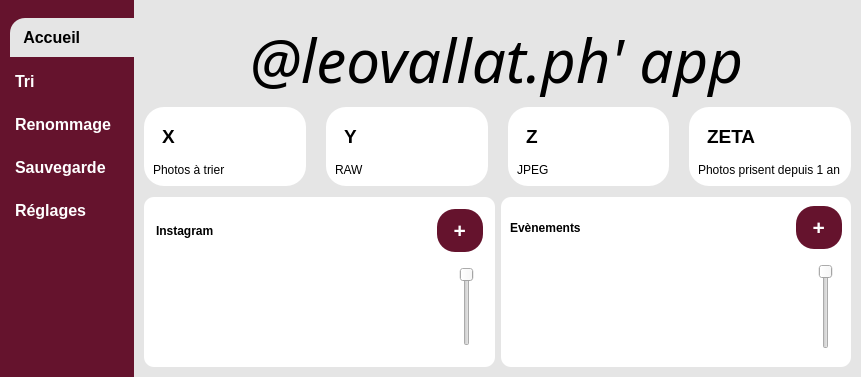
<?xml version="1.0" encoding="UTF-8"?>
<ui version="4.0">
 <class>MainWindow</class>
 <widget class="QMainWindow" name="MainWindow">
  <property name="geometry">
   <rect>
    <x>0</x>
    <y>0</y>
    <width>861</width>
    <height>377</height>
   </rect>
  </property>
  <property name="sizePolicy">
   <sizepolicy hsizetype="Preferred" vsizetype="Preferred">
    <horstretch>0</horstretch>
    <verstretch>0</verstretch>
   </sizepolicy>
  </property>
  <property name="windowTitle">
   <string>MainWindow</string>
  </property>
  <widget class="QWidget" name="widgetCentral">
   <property name="styleSheet">
    <string notr="true">*{
	color:#000;
	border:none;
}
QPushButton{
	padding: 9px 5px;
	text-align: left;
}
#menuGauche{
	background-color: #65132d;
}
#accueilBtn{
	background-color:#e5e5e5;
	padding: 10px 5px;
	text-align: left;
	border-top-left-radius: 15px;
}
#reglagesBtn, #renommageBtn, #sauvegardeBtn, #triBtn{
	color: #ffffff;
}
#partiePrincipale{
	background-color: #e5e5e5;
}
#carte1, #carte2, #carte3, #carte4{
	background-color:#ffffff;
	border-radius:20px;
}
#widgetInstagram, #widgetEvenement{
	background-color:#ffffff;
	border-radius:10px;
}
#ajouterInstaBtn, #ajouterEventBtn{
	color: #ffffff;	
	background-color: #65132d;
	border-radius: 18px;
}
#ajouterInstaBtn:pressed, #ajouterEventBtn:pressed{
	background-color: #ffffff;
	color: black;
}</string>
   </property>
   <layout class="QHBoxLayout" name="horizontalLayout">
    <property name="spacing">
     <number>0</number>
    </property>
    <property name="leftMargin">
     <number>0</number>
    </property>
    <property name="topMargin">
     <number>0</number>
    </property>
    <property name="rightMargin">
     <number>0</number>
    </property>
    <property name="bottomMargin">
     <number>0</number>
    </property>
    <item>
     <widget class="QWidget" name="menuGauche" native="true">
      <property name="sizePolicy">
       <sizepolicy hsizetype="Fixed" vsizetype="Preferred">
        <horstretch>0</horstretch>
        <verstretch>0</verstretch>
       </sizepolicy>
      </property>
      <property name="styleSheet">
       <string notr="true"/>
      </property>
      <layout class="QHBoxLayout" name="horizontalLayout_4">
       <property name="leftMargin">
        <number>10</number>
       </property>
       <property name="topMargin">
        <number>18</number>
       </property>
       <property name="rightMargin">
        <number>0</number>
       </property>
       <property name="bottomMargin">
        <number>0</number>
       </property>
       <item alignment="Qt::AlignTop">
        <widget class="QFrame" name="frameMenu">
         <property name="sizePolicy">
          <sizepolicy hsizetype="Preferred" vsizetype="Preferred">
           <horstretch>0</horstretch>
           <verstretch>0</verstretch>
          </sizepolicy>
         </property>
         <property name="frameShape">
          <enum>QFrame::StyledPanel</enum>
         </property>
         <property name="frameShadow">
          <enum>QFrame::Raised</enum>
         </property>
         <layout class="QVBoxLayout" name="verticalLayout_11">
          <property name="spacing">
           <number>-1</number>
          </property>
          <property name="leftMargin">
           <number>0</number>
          </property>
          <property name="topMargin">
           <number>0</number>
          </property>
          <property name="rightMargin">
           <number>0</number>
          </property>
          <property name="bottomMargin">
           <number>0</number>
          </property>
          <item>
           <widget class="QPushButton" name="accueilBtn">
            <property name="font">
             <font>
              <pointsize>12</pointsize>
              <weight>75</weight>
              <bold>true</bold>
             </font>
            </property>
            <property name="text">
             <string>  Accueil</string>
            </property>
            <property name="iconSize">
             <size>
              <width>20</width>
              <height>20</height>
             </size>
            </property>
           </widget>
          </item>
          <item>
           <widget class="QPushButton" name="triBtn">
            <property name="font">
             <font>
              <pointsize>12</pointsize>
              <weight>75</weight>
              <bold>true</bold>
             </font>
            </property>
            <property name="text">
             <string>Tri</string>
            </property>
           </widget>
          </item>
          <item>
           <widget class="QPushButton" name="renommageBtn">
            <property name="font">
             <font>
              <pointsize>12</pointsize>
              <weight>75</weight>
              <bold>true</bold>
             </font>
            </property>
            <property name="text">
             <string>Renommage    </string>
            </property>
           </widget>
          </item>
          <item>
           <widget class="QPushButton" name="sauvegardeBtn">
            <property name="font">
             <font>
              <pointsize>12</pointsize>
              <weight>75</weight>
              <bold>true</bold>
             </font>
            </property>
            <property name="text">
             <string>Sauvegarde</string>
            </property>
           </widget>
          </item>
          <item>
           <widget class="QPushButton" name="reglagesBtn">
            <property name="sizePolicy">
             <sizepolicy hsizetype="Minimum" vsizetype="Preferred">
              <horstretch>0</horstretch>
              <verstretch>0</verstretch>
             </sizepolicy>
            </property>
            <property name="font">
             <font>
              <pointsize>12</pointsize>
              <weight>75</weight>
              <bold>true</bold>
             </font>
            </property>
            <property name="text">
             <string>Réglages</string>
            </property>
           </widget>
          </item>
         </layout>
        </widget>
       </item>
      </layout>
     </widget>
    </item>
    <item>
     <widget class="QWidget" name="partiePrincipale" native="true">
      <layout class="QVBoxLayout" name="verticalLayout">
       <property name="leftMargin">
        <number>10</number>
       </property>
       <property name="topMargin">
        <number>0</number>
       </property>
       <property name="rightMargin">
        <number>10</number>
       </property>
       <property name="bottomMargin">
        <number>0</number>
       </property>
       <item alignment="Qt::AlignTop">
        <widget class="QWidget" name="frameEnTete" native="true">
         <layout class="QHBoxLayout" name="horizontalLayout_2">
          <property name="leftMargin">
           <number>0</number>
          </property>
          <property name="topMargin">
           <number>18</number>
          </property>
          <property name="rightMargin">
           <number>0</number>
          </property>
          <property name="bottomMargin">
           <number>0</number>
          </property>
          <item alignment="Qt::AlignHCenter">
           <widget class="QLabel" name="labelEnTete">
            <property name="sizePolicy">
             <sizepolicy hsizetype="Preferred" vsizetype="Preferred">
              <horstretch>0</horstretch>
              <verstretch>0</verstretch>
             </sizepolicy>
            </property>
            <property name="font">
             <font>
              <family>Savoye LET</family>
              <pointsize>45</pointsize>
              <weight>50</weight>
              <italic>true</italic>
              <bold>false</bold>
             </font>
            </property>
            <property name="text">
             <string>@leovallat.ph' app</string>
            </property>
            <property name="textFormat">
             <enum>Qt::AutoText</enum>
            </property>
            <property name="scaledContents">
             <bool>false</bool>
            </property>
           </widget>
          </item>
         </layout>
        </widget>
       </item>
       <item>
        <widget class="QWidget" name="frameCartes" native="true">
         <layout class="QHBoxLayout" name="horizontalLayout_7">
          <property name="spacing">
           <number>20</number>
          </property>
          <property name="leftMargin">
           <number>0</number>
          </property>
          <property name="topMargin">
           <number>0</number>
          </property>
          <property name="rightMargin">
           <number>0</number>
          </property>
          <property name="bottomMargin">
           <number>5</number>
          </property>
          <item>
           <widget class="QFrame" name="carte1">
            <property name="minimumSize">
             <size>
              <width>160</width>
              <height>0</height>
             </size>
            </property>
            <property name="frameShape">
             <enum>QFrame::StyledPanel</enum>
            </property>
            <property name="frameShadow">
             <enum>QFrame::Raised</enum>
            </property>
            <layout class="QVBoxLayout" name="verticalLayout_2">
             <item alignment="Qt::AlignTop">
              <widget class="QFrame" name="frameCarte1">
               <property name="frameShape">
                <enum>QFrame::StyledPanel</enum>
               </property>
               <property name="frameShadow">
                <enum>QFrame::Raised</enum>
               </property>
               <layout class="QHBoxLayout" name="horizontalLayout_8">
                <item>
                 <widget class="QLabel" name="labelDisplayCarte1">
                  <property name="font">
                   <font>
                    <pointsize>14</pointsize>
                    <weight>75</weight>
                    <bold>true</bold>
                   </font>
                  </property>
                  <property name="text">
                   <string>X</string>
                  </property>
                 </widget>
                </item>
               </layout>
              </widget>
             </item>
             <item alignment="Qt::AlignTop">
              <widget class="QLabel" name="labelCarte1">
               <property name="text">
                <string>Photos à trier</string>
               </property>
              </widget>
             </item>
            </layout>
           </widget>
          </item>
          <item>
           <widget class="QFrame" name="carte2">
            <property name="minimumSize">
             <size>
              <width>160</width>
              <height>0</height>
             </size>
            </property>
            <property name="frameShape">
             <enum>QFrame::StyledPanel</enum>
            </property>
            <property name="frameShadow">
             <enum>QFrame::Raised</enum>
            </property>
            <layout class="QVBoxLayout" name="verticalLayout_3">
             <item alignment="Qt::AlignTop">
              <widget class="QFrame" name="frameCarte2">
               <property name="frameShape">
                <enum>QFrame::StyledPanel</enum>
               </property>
               <property name="frameShadow">
                <enum>QFrame::Raised</enum>
               </property>
               <layout class="QHBoxLayout" name="horizontalLayout_9">
                <item>
                 <widget class="QLabel" name="labelDisplayCarte2">
                  <property name="font">
                   <font>
                    <pointsize>14</pointsize>
                    <weight>75</weight>
                    <bold>true</bold>
                   </font>
                  </property>
                  <property name="text">
                   <string>Y</string>
                  </property>
                 </widget>
                </item>
               </layout>
              </widget>
             </item>
             <item alignment="Qt::AlignTop">
              <widget class="QLabel" name="labelCarte2">
               <property name="text">
                <string>RAW</string>
               </property>
              </widget>
             </item>
            </layout>
           </widget>
          </item>
          <item>
           <widget class="QFrame" name="carte3">
            <property name="minimumSize">
             <size>
              <width>160</width>
              <height>0</height>
             </size>
            </property>
            <property name="frameShape">
             <enum>QFrame::StyledPanel</enum>
            </property>
            <property name="frameShadow">
             <enum>QFrame::Raised</enum>
            </property>
            <layout class="QVBoxLayout" name="verticalLayout_4">
             <item alignment="Qt::AlignTop">
              <widget class="QFrame" name="frameCarte3">
               <property name="frameShape">
                <enum>QFrame::StyledPanel</enum>
               </property>
               <property name="frameShadow">
                <enum>QFrame::Raised</enum>
               </property>
               <layout class="QHBoxLayout" name="horizontalLayout_10">
                <item>
                 <widget class="QLabel" name="labelDisplayCarte3">
                  <property name="font">
                   <font>
                    <pointsize>14</pointsize>
                    <weight>75</weight>
                    <bold>true</bold>
                   </font>
                  </property>
                  <property name="text">
                   <string>Z</string>
                  </property>
                 </widget>
                </item>
               </layout>
              </widget>
             </item>
             <item alignment="Qt::AlignTop">
              <widget class="QLabel" name="labelCarte3">
               <property name="text">
                <string>JPEG</string>
               </property>
              </widget>
             </item>
            </layout>
           </widget>
          </item>
          <item>
           <widget class="QFrame" name="carte4">
            <property name="minimumSize">
             <size>
              <width>160</width>
              <height>0</height>
             </size>
            </property>
            <property name="frameShape">
             <enum>QFrame::StyledPanel</enum>
            </property>
            <property name="frameShadow">
             <enum>QFrame::Raised</enum>
            </property>
            <layout class="QVBoxLayout" name="verticalLayout_5">
             <item alignment="Qt::AlignTop">
              <widget class="QFrame" name="frameCarte4">
               <property name="frameShape">
                <enum>QFrame::StyledPanel</enum>
               </property>
               <property name="frameShadow">
                <enum>QFrame::Raised</enum>
               </property>
               <layout class="QHBoxLayout" name="horizontalLayout_11">
                <item>
                 <widget class="QLabel" name="labelDisplayCarte4">
                  <property name="font">
                   <font>
                    <pointsize>14</pointsize>
                    <weight>75</weight>
                    <bold>true</bold>
                   </font>
                  </property>
                  <property name="text">
                   <string>ZETA</string>
                  </property>
                 </widget>
                </item>
               </layout>
              </widget>
             </item>
             <item alignment="Qt::AlignTop">
              <widget class="QLabel" name="labelCarte4">
               <property name="text">
                <string>Photos prisent depuis 1 an</string>
               </property>
              </widget>
             </item>
            </layout>
           </widget>
          </item>
         </layout>
        </widget>
       </item>
       <item>
        <widget class="QWidget" name="framePrincipale" native="true">
         <property name="sizePolicy">
          <sizepolicy hsizetype="Preferred" vsizetype="Expanding">
           <horstretch>0</horstretch>
           <verstretch>0</verstretch>
          </sizepolicy>
         </property>
         <layout class="QHBoxLayout" name="horizontalLayout_12">
          <property name="leftMargin">
           <number>0</number>
          </property>
          <property name="topMargin">
           <number>0</number>
          </property>
          <property name="rightMargin">
           <number>0</number>
          </property>
          <property name="bottomMargin">
           <number>10</number>
          </property>
          <item>
           <widget class="QWidget" name="widgetInstagram" native="true">
            <layout class="QVBoxLayout" name="verticalLayout_6">
             <property name="leftMargin">
              <number>12</number>
             </property>
             <property name="topMargin">
              <number>12</number>
             </property>
             <property name="rightMargin">
              <number>12</number>
             </property>
             <property name="bottomMargin">
              <number>12</number>
             </property>
             <item alignment="Qt::AlignTop">
              <widget class="QFrame" name="frameInstagramHaut">
               <property name="frameShape">
                <enum>QFrame::StyledPanel</enum>
               </property>
               <property name="frameShadow">
                <enum>QFrame::Raised</enum>
               </property>
               <layout class="QHBoxLayout" name="horizontalLayout_5">
                <property name="leftMargin">
                 <number>0</number>
                </property>
                <property name="topMargin">
                 <number>0</number>
                </property>
                <property name="rightMargin">
                 <number>0</number>
                </property>
                <property name="bottomMargin">
                 <number>0</number>
                </property>
                <item>
                 <widget class="QLabel" name="labelInstagram">
                  <property name="font">
                   <font>
                    <weight>75</weight>
                    <bold>true</bold>
                   </font>
                  </property>
                  <property name="text">
                   <string>Instagram</string>
                  </property>
                 </widget>
                </item>
                <item>
                 <widget class="QPushButton" name="ajouterInstaBtn">
                  <property name="sizePolicy">
                   <sizepolicy hsizetype="Fixed" vsizetype="Fixed">
                    <horstretch>0</horstretch>
                    <verstretch>0</verstretch>
                   </sizepolicy>
                  </property>
                  <property name="font">
                   <font>
                    <pointsize>16</pointsize>
                    <weight>75</weight>
                    <italic>false</italic>
                    <bold>true</bold>
                    <underline>false</underline>
                    <strikeout>false</strikeout>
                    <kerning>true</kerning>
                   </font>
                  </property>
                  <property name="cursor">
                   <cursorShape>ArrowCursor</cursorShape>
                  </property>
                  <property name="text">
                   <string>  +  </string>
                  </property>
                  <property name="iconSize">
                   <size>
                    <width>20</width>
                    <height>20</height>
                   </size>
                  </property>
                 </widget>
                </item>
               </layout>
              </widget>
             </item>
             <item>
              <widget class="QFrame" name="frameInstagramBas">
               <property name="frameShape">
                <enum>QFrame::StyledPanel</enum>
               </property>
               <property name="frameShadow">
                <enum>QFrame::Raised</enum>
               </property>
               <layout class="QHBoxLayout" name="horizontalLayout_3">
                <item>
                 <widget class="QListWidget" name="listWidgetInstagram"/>
                </item>
                <item>
                 <widget class="QSlider" name="verticalSliderInstagram">
                  <property name="orientation">
                   <enum>Qt::Vertical</enum>
                  </property>
                  <property name="invertedAppearance">
                   <bool>true</bool>
                  </property>
                 </widget>
                </item>
               </layout>
              </widget>
             </item>
            </layout>
           </widget>
          </item>
          <item>
           <widget class="QWidget" name="widgetEvenement" native="true">
            <layout class="QVBoxLayout" name="verticalLayout_8">
             <item alignment="Qt::AlignTop">
              <widget class="QFrame" name="frameEvenementHaut">
               <property name="frameShape">
                <enum>QFrame::StyledPanel</enum>
               </property>
               <property name="frameShadow">
                <enum>QFrame::Raised</enum>
               </property>
               <layout class="QHBoxLayout" name="horizontalLayout_6">
                <property name="leftMargin">
                 <number>0</number>
                </property>
                <property name="topMargin">
                 <number>0</number>
                </property>
                <property name="rightMargin">
                 <number>0</number>
                </property>
                <property name="bottomMargin">
                 <number>0</number>
                </property>
                <item>
                 <widget class="QLabel" name="labelEvenement">
                  <property name="font">
                   <font>
                    <weight>75</weight>
                    <bold>true</bold>
                   </font>
                  </property>
                  <property name="text">
                   <string>Evènements</string>
                  </property>
                 </widget>
                </item>
                <item>
                 <widget class="QPushButton" name="ajouterEventBtn">
                  <property name="sizePolicy">
                   <sizepolicy hsizetype="Fixed" vsizetype="Fixed">
                    <horstretch>0</horstretch>
                    <verstretch>0</verstretch>
                   </sizepolicy>
                  </property>
                  <property name="font">
                   <font>
                    <pointsize>16</pointsize>
                    <weight>75</weight>
                    <italic>false</italic>
                    <bold>true</bold>
                    <underline>false</underline>
                    <strikeout>false</strikeout>
                    <kerning>true</kerning>
                   </font>
                  </property>
                  <property name="cursor">
                   <cursorShape>ArrowCursor</cursorShape>
                  </property>
                  <property name="text">
                   <string>  +  </string>
                  </property>
                  <property name="iconSize">
                   <size>
                    <width>20</width>
                    <height>20</height>
                   </size>
                  </property>
                 </widget>
                </item>
               </layout>
              </widget>
             </item>
             <item>
              <widget class="QFrame" name="frameEvenementBas">
               <property name="frameShape">
                <enum>QFrame::StyledPanel</enum>
               </property>
               <property name="frameShadow">
                <enum>QFrame::Raised</enum>
               </property>
               <layout class="QHBoxLayout" name="horizontalLayout_13">
                <item>
                 <widget class="QListWidget" name="listWidgetEvenement"/>
                </item>
                <item>
                 <widget class="QSlider" name="verticalSliderEvenement">
                  <property name="orientation">
                   <enum>Qt::Vertical</enum>
                  </property>
                  <property name="invertedAppearance">
                   <bool>true</bool>
                  </property>
                 </widget>
                </item>
               </layout>
              </widget>
             </item>
            </layout>
           </widget>
          </item>
         </layout>
        </widget>
       </item>
      </layout>
     </widget>
    </item>
   </layout>
  </widget>
 </widget>
 <resources/>
 <connections/>
</ui>
